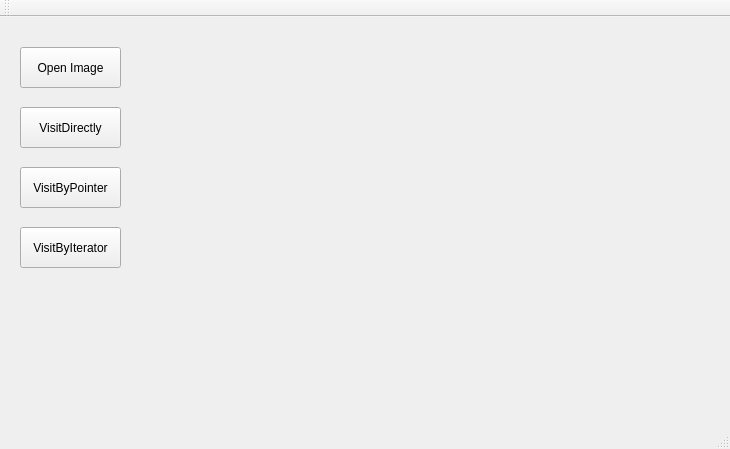
<?xml version="1.0" encoding="UTF-8"?>
<ui version="4.0">
 <class>MainWindow</class>
 <widget class="QMainWindow" name="MainWindow">
  <property name="geometry">
   <rect>
    <x>0</x>
    <y>0</y>
    <width>730</width>
    <height>449</height>
   </rect>
  </property>
  <property name="windowTitle">
   <string>MainWindow</string>
  </property>
  <widget class="QWidget" name="centralWidget">
   <widget class="QPushButton" name="OpenImageButton">
    <property name="geometry">
     <rect>
      <x>20</x>
      <y>30</y>
      <width>101</width>
      <height>41</height>
     </rect>
    </property>
    <property name="text">
     <string>Open Image</string>
    </property>
   </widget>
   <widget class="QPushButton" name="ProcessButton1">
    <property name="geometry">
     <rect>
      <x>20</x>
      <y>90</y>
      <width>101</width>
      <height>41</height>
     </rect>
    </property>
    <property name="text">
     <string>VisitDirectly</string>
    </property>
   </widget>
   <widget class="QLabel" name="DisplayLabel">
    <property name="geometry">
     <rect>
      <x>130</x>
      <y>30</y>
      <width>491</width>
      <height>291</height>
     </rect>
    </property>
    <property name="text">
     <string/>
    </property>
   </widget>
   <widget class="QPushButton" name="ProcessButton2">
    <property name="geometry">
     <rect>
      <x>20</x>
      <y>150</y>
      <width>101</width>
      <height>41</height>
     </rect>
    </property>
    <property name="text">
     <string>VisitByPointer</string>
    </property>
   </widget>
   <widget class="QPushButton" name="ProcessButton3">
    <property name="geometry">
     <rect>
      <x>20</x>
      <y>210</y>
      <width>101</width>
      <height>41</height>
     </rect>
    </property>
    <property name="text">
     <string>VisitByIterator</string>
    </property>
   </widget>
  </widget>
  <widget class="QMenuBar" name="menuBar">
   <property name="geometry">
    <rect>
     <x>0</x>
     <y>0</y>
     <width>730</width>
     <height>23</height>
    </rect>
   </property>
  </widget>
  <widget class="QToolBar" name="mainToolBar">
   <attribute name="toolBarArea">
    <enum>TopToolBarArea</enum>
   </attribute>
   <attribute name="toolBarBreak">
    <bool>false</bool>
   </attribute>
  </widget>
  <widget class="QStatusBar" name="statusBar"/>
 </widget>
 <layoutdefault spacing="6" margin="11"/>
 <resources/>
 <connections/>
</ui>
